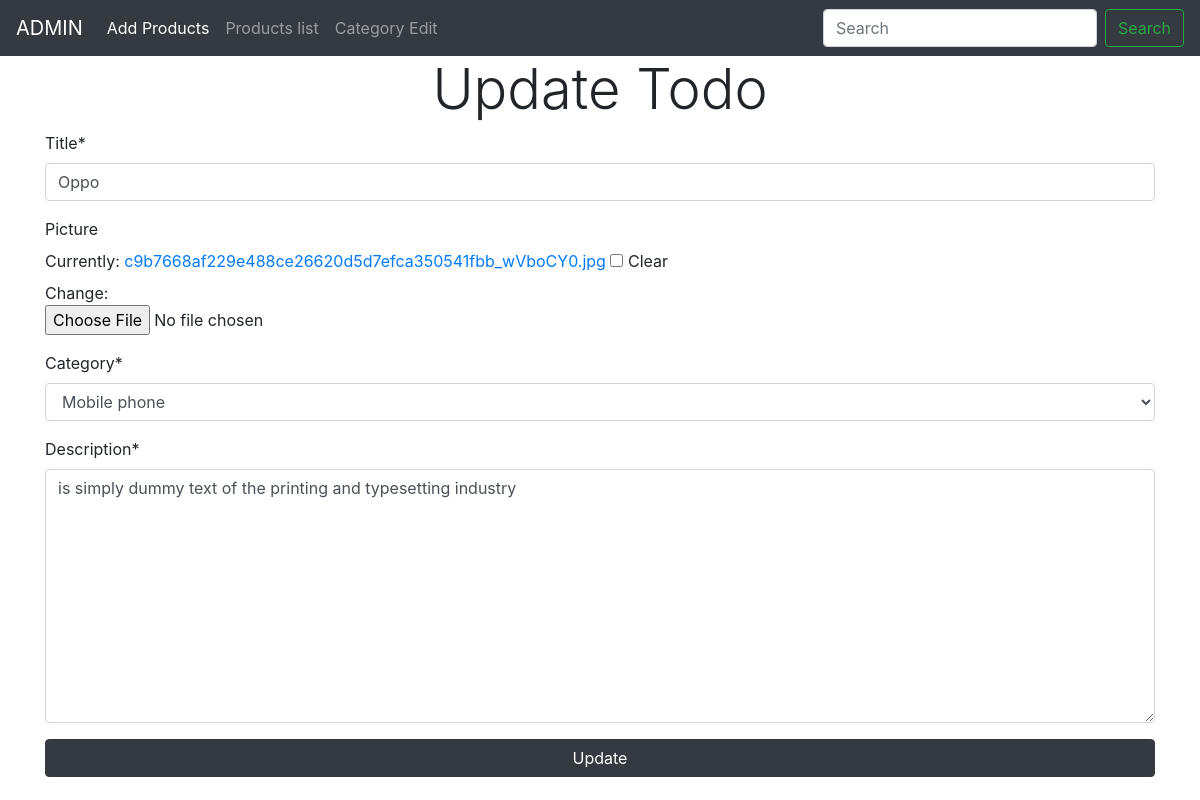
The app's page /update/20/ with its own data.
### main/models.py (models this page shows, shortened)
class Product(models.Model):
    title = models.CharField(max_length=50)
    picture = models.ImageField(null=True, blank=True)
    category = models.ForeignKey(Category,on_delete=models.CASCADE)
    description = models.TextField()

class Category(models.Model):
    title = models.CharField(max_length=50)
    def __str__(self):
        return self.title

### main/views.py (the view)
# urls.py: path('update/<int:product_id>/', views.update, name='update'),
def update(request,product_id):
    product = Product.objects.get(id=product_id)
    form  = Productform(instance=product)
    if request.method == 'POST':
        form = Productform(request.POST,instance=product)
        if form.is_valid():
            form.save()
            return redirect('list')
    return render(request,'main/update.html',{'form':form,'product':product})

### main/forms.py
class Productform(forms.ModelForm):
    class Meta:
        model = Product
        fields = '__all__'

### main/templates/main/update.html (shortened to what this page needs)
{% extends "main/base.html" %}
{% load crispy_forms_tags %}
{% load static %}
{% block content %}
<div class="container">
        <div class="row">
            <div class="col-md-12">
                <h1 class="text-center display-4">Update Todo</h1>
            </div>
            <div class="col-md-12">
                <form method="POST" action="{% url 'update' product.id %}">
                    {{ form|crispy}}
                    <input type="submit" class="btn btn-dark btn-block" value="Update"/>
                </form>
            </div>
        </div>
    </div>
{% endblock %}

### records on screen
Product: title "Oppo", category "Mobile phone", description "is simply dummy text of the printing and typesetting industry"
